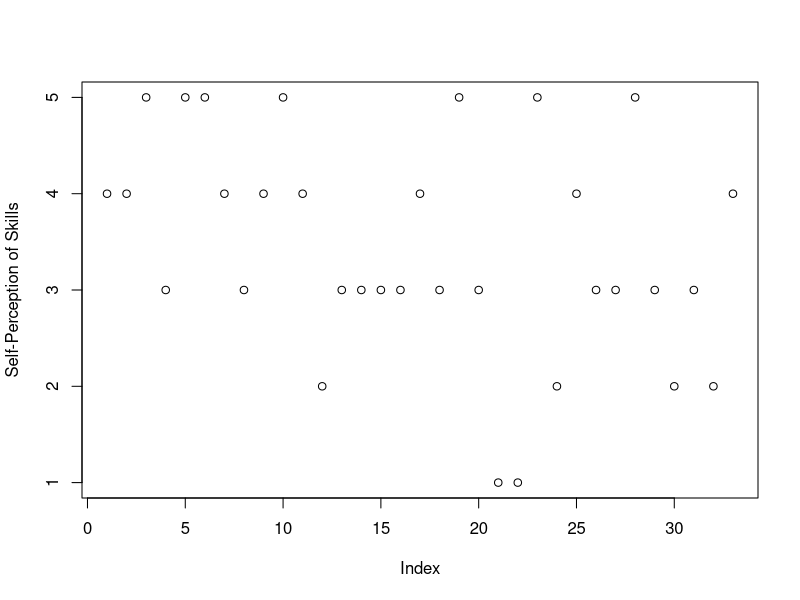
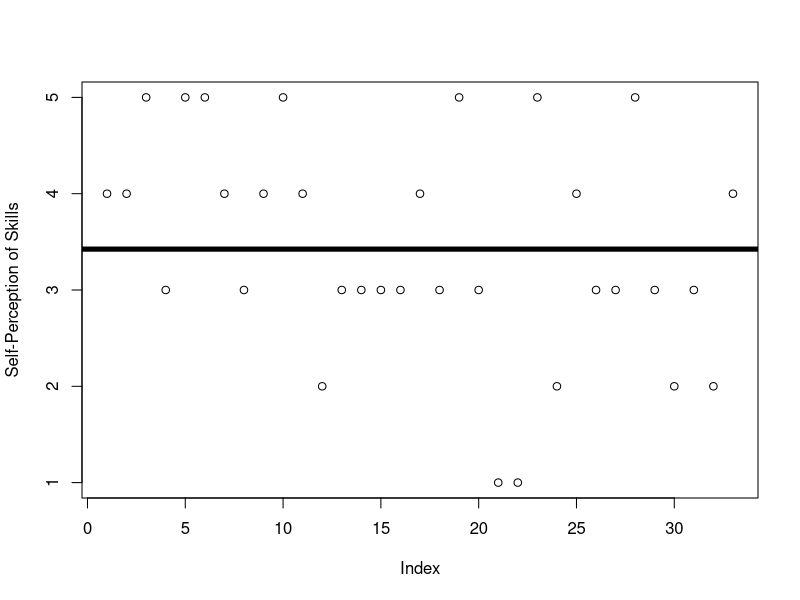
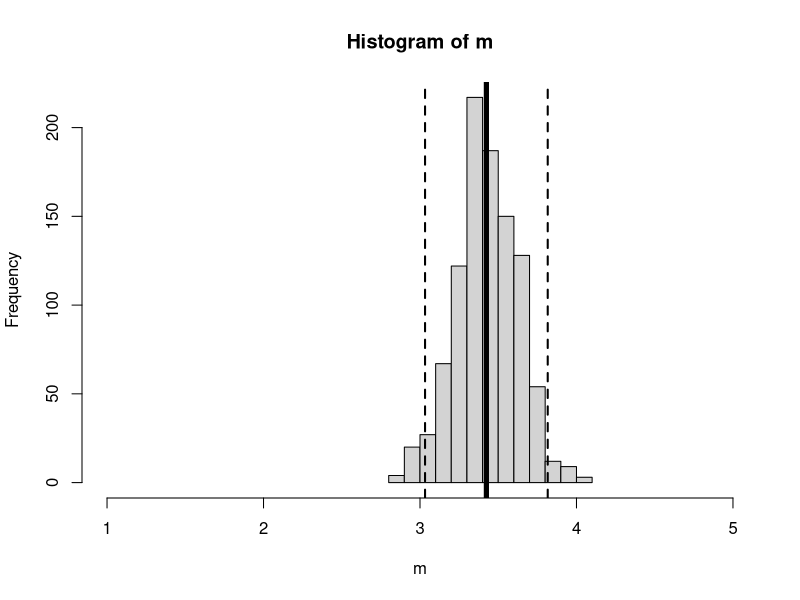
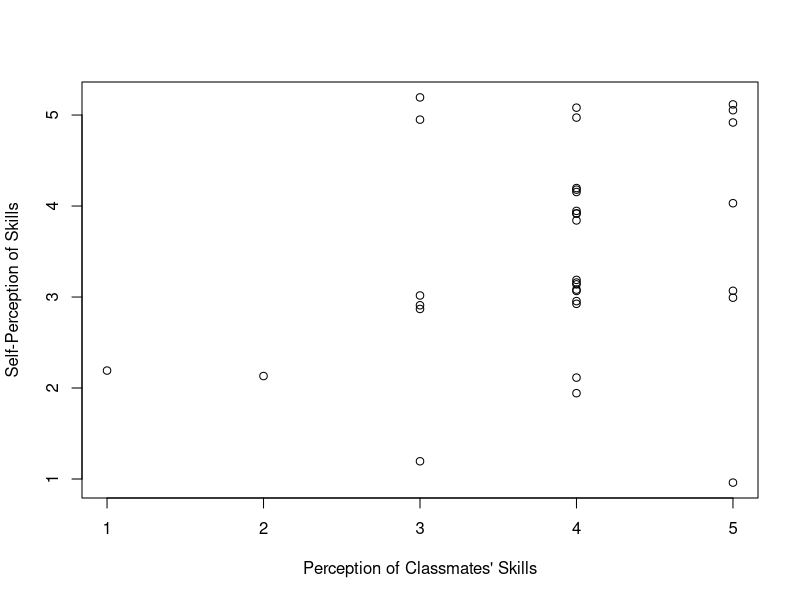
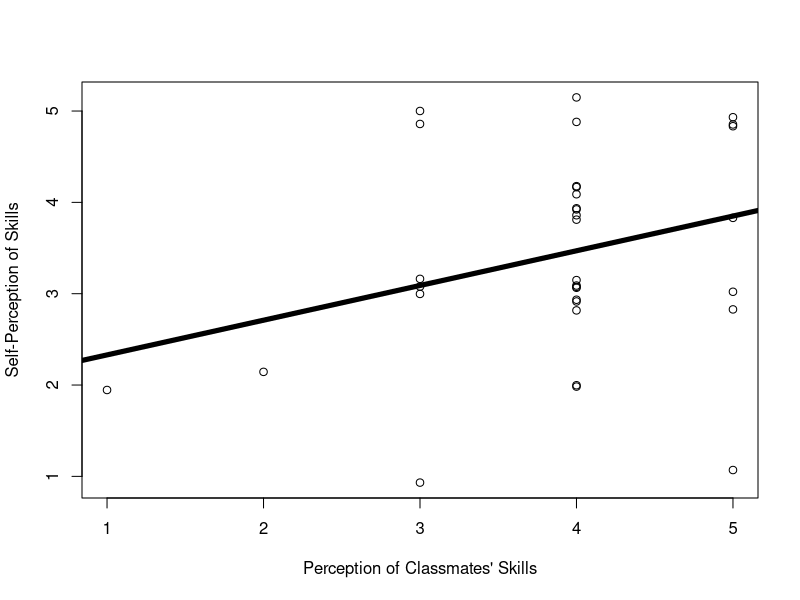
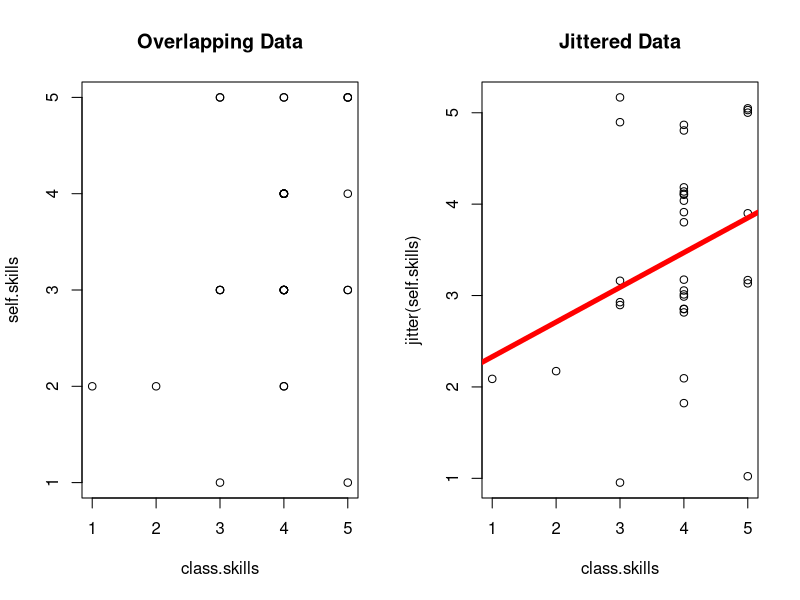

Reproduce these figures in R, in order.
## ---- chunk 1
#| include: false
d <- read.csv("../datasets/Grad Onboard 2025/grad_onboard_SP25.csv",
                           stringsAsFactors = T)
## ---- chunk 2
plot(d$self.skills, 
     ylab = "Self-Perception of Skills",
     xlab = "Index") 
abline(h = mean(d$self.skills, na.rm = T), lwd = 0)
## ---- chunk 3
plot(d$self.skills, 
     ylab = "Self-Perception of Skills",
     xlab = "Index") 
abline(h = mean(d$self.skills, na.rm = T), lwd = 5)
## ---- chunk 4
## quantifying errors (residuals)
residuals <- d$self.skills - mean(d$self.skills, na.rm = T)
SST <- sum(residuals^2)
SST

SST/length(residuals) # average of squared residuals (variance)
sqrt(SST/length(residuals)) # average of residuals, unsquared (standard deviation)

sd(d$self.skills) # slightly higher
sqrt(SST/(length(residuals)-1)) # the 'real' equation; n-1 to inflate our estimate / adjust for small samples.
## ---- chunk 5
m <- array()
for(i in c(1:1000)){
 nd <- d[sample(1:nrow(d), nrow(d), replace = T),] # a new sample
 m[i] <- mean(nd$self.skills, na.rm = T)
}
mean(d$self.skills, na.rm = T)
mean(m) # similar!

sum(m > 2.5) # all of them (100% greater than the midpoint of the scale.)

sd(m) # sampling error!

hist(m, xlim = c(1,5)) # our distribution of sampling estimates 
abline(v = c(mean(d$self.skills),
             mean(d$self.skills) + 1.96 * sd(m),
             mean(d$self.skills) - 1.96 * sd(m)),
       lwd = c(5,2,2), # two line widths
       lty = c(1,2,2)) # two line types
## ---- chunk 6
lm(self.skills ~ 1, data = d) # predicting self.skills from a constant (1), using the datset = d
mod0 <- lm(self.skills ~ 1, data = d) # saving this as a model object
coef(mod0) # looking at the coefficients
mod0$residuals # finding the residuals
## ---- chunk 7
plot(jitter(self.skills) ~ class.skills, data = d, 
     ylab = "Self-Perception of Skills",
     xlab = "Perception of Classmates' Skills") 
abline(lm(self.skills ~ class.skills, data = d), lwd = 0)
## ---- chunk 8
plot(jitter(self.skills) ~ class.skills, data = d, 
     ylab = "Self-Perception of Skills",
     xlab = "Perception of Classmates' Skills") 
abline(lm(self.skills ~ class.skills, data = d), lwd = 5)
## ---- chunk 9
mod1 <- lm(self.skills ~ class.skills, data = d)

par(mfrow = c(1,2))
plot(self.skills ~ class.skills, data = d, main = "Overlapping Data")
plot(jitter(self.skills) ~ class.skills, data = d, main = "Jittered Data") # jittered
abline(mod1, lwd = 5, col = 'red')

coef(mod1)
## ---- chunk 10
mod1$residuals # R does the residual calculation for us. what will happen if we add this up?
## ---- chunk 11
names(d) # what other (numeric, for now) variable might predict self.skills?

## ---- chunk 12

## ---- chunk 13

## ---- chunk 14

## ---- chunk 15

## ---- chunk 16

